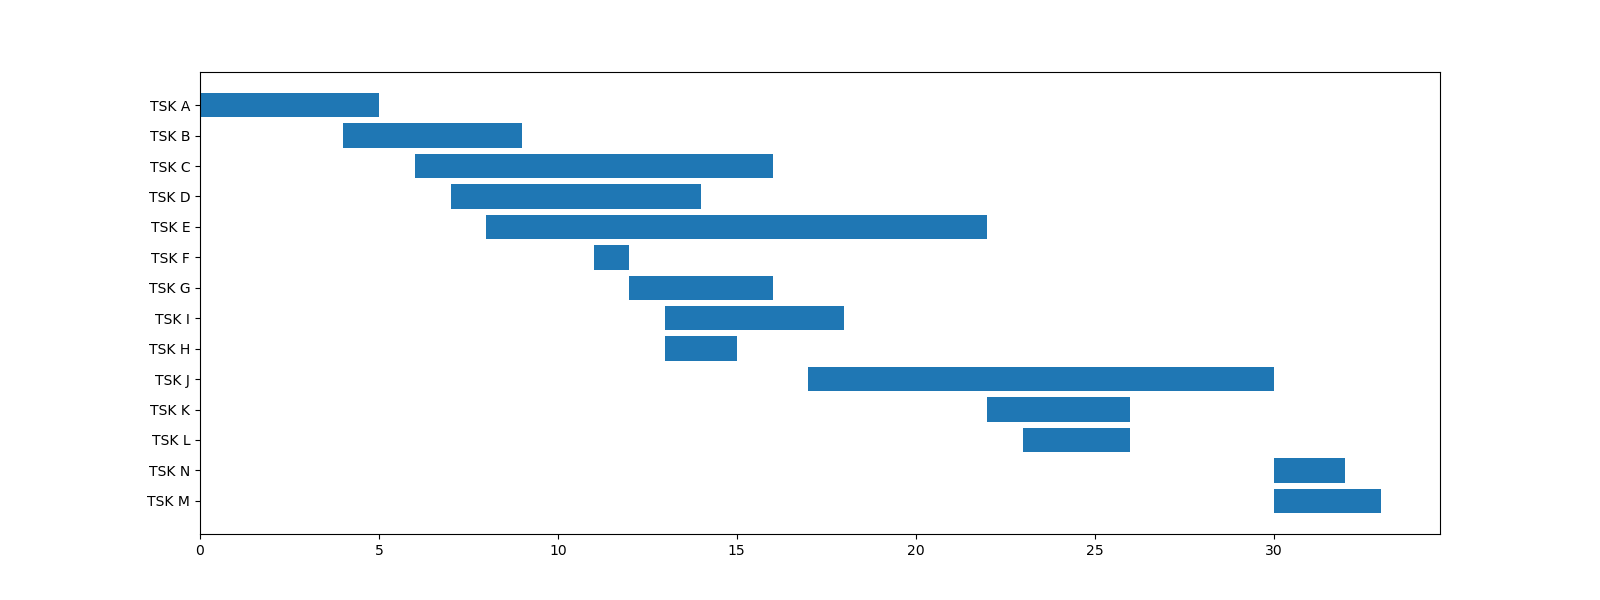

Python code for this plot:
import pandas as pd
import numpy as np
import matplotlib.pyplot as plt
from matplotlib.patches import Patch
from pandas import Timestamp

##### DATA #####
data = {'Task': {0: 'TSK M',
                 1: 'TSK N',
                 2: 'TSK L',
                 3: 'TSK K',
                 4: 'TSK J',
                 5: 'TSK H',
                 6: 'TSK I',
                 7: 'TSK G',
                 8: 'TSK F',
                 9: 'TSK E',
                 10: 'TSK D',
                 11: 'TSK C',
                 12: 'TSK B',
                 13: 'TSK A'},

        'Department': {0: 'IT',
                       1: 'MKT',
                       2: 'ENG',
                       3: 'PROD',
                       4: 'PROD',
                       5: 'FIN',
                       6: 'MKT',
                       7: 'FIN',
                       8: 'MKT',
                       9: 'ENG',
                       10: 'FIN',
                       11: 'IT',
                       12: 'MKT',
                       13: 'MKT'},

        'Start': {0: Timestamp('2022-03-17 00:00:00'),
                  1: Timestamp('2022-03-17 00:00:00'),
                  2: Timestamp('2022-03-10 00:00:00'),
                  3: Timestamp('2022-03-09 00:00:00'),
                  4: Timestamp('2022-03-04 00:00:00'),
                  5: Timestamp('2022-02-28 00:00:00'),
                  6: Timestamp('2022-02-28 00:00:00'),
                  7: Timestamp('2022-02-27 00:00:00'),
                  8: Timestamp('2022-02-26 00:00:00'),
                  9: Timestamp('2022-02-23 00:00:00'),
                  10: Timestamp('2022-02-22 00:00:00'),
                  11: Timestamp('2022-02-21 00:00:00'),
                  12: Timestamp('2022-02-19 00:00:00'),
                  13: Timestamp('2022-02-15 00:00:00')},

        'End': {0: Timestamp('2022-03-20 00:00:00'),
                1: Timestamp('2022-03-19 00:00:00'),
                2: Timestamp('2022-03-13 00:00:00'),
                3: Timestamp('2022-03-13 00:00:00'),
                4: Timestamp('2022-03-17 00:00:00'),
                5: Timestamp('2022-03-02 00:00:00'),
                6: Timestamp('2022-03-05 00:00:00'),
                7: Timestamp('2022-03-03 00:00:00'),
                8: Timestamp('2022-02-27 00:00:00'),
                9: Timestamp('2022-03-09 00:00:00'),
                10: Timestamp('2022-03-01 00:00:00'),
                11: Timestamp('2022-03-03 00:00:00'),
                12: Timestamp('2022-02-24 00:00:00'),
                13: Timestamp('2022-02-20 00:00:00')},

        'Completion': {0: 0.0,
                       1: 0.0,
                       2: 0.0,
                       3: 0.0,
                       4: 0.0,
                       5: 1.0,
                       6: 0.4,
                       7: 0.7,
                       8: 1.0,
                       9: 0.5,
                       10: 1.0,
                       11: 0.9,
                       12: 1.0,
                       13: 1.0}}

##### DATA PREP #####
df = pd.DataFrame(data)

# project start date
proj_start = df.Start.min()

# number of days from project start to task start
df['start_num'] = (df.Start - proj_start).dt.days

# number of days from project start to end of tasks
df['end_num'] = (df.End - proj_start).dt.days

# days between start and end of each task
df['days_start_to_end'] = df.end_num - df.start_num


fig, ax = plt.subplots(1, figsize=(16,6))
ax.barh(df.Task, df.days_start_to_end, left=df.start_num)
plt.show()
